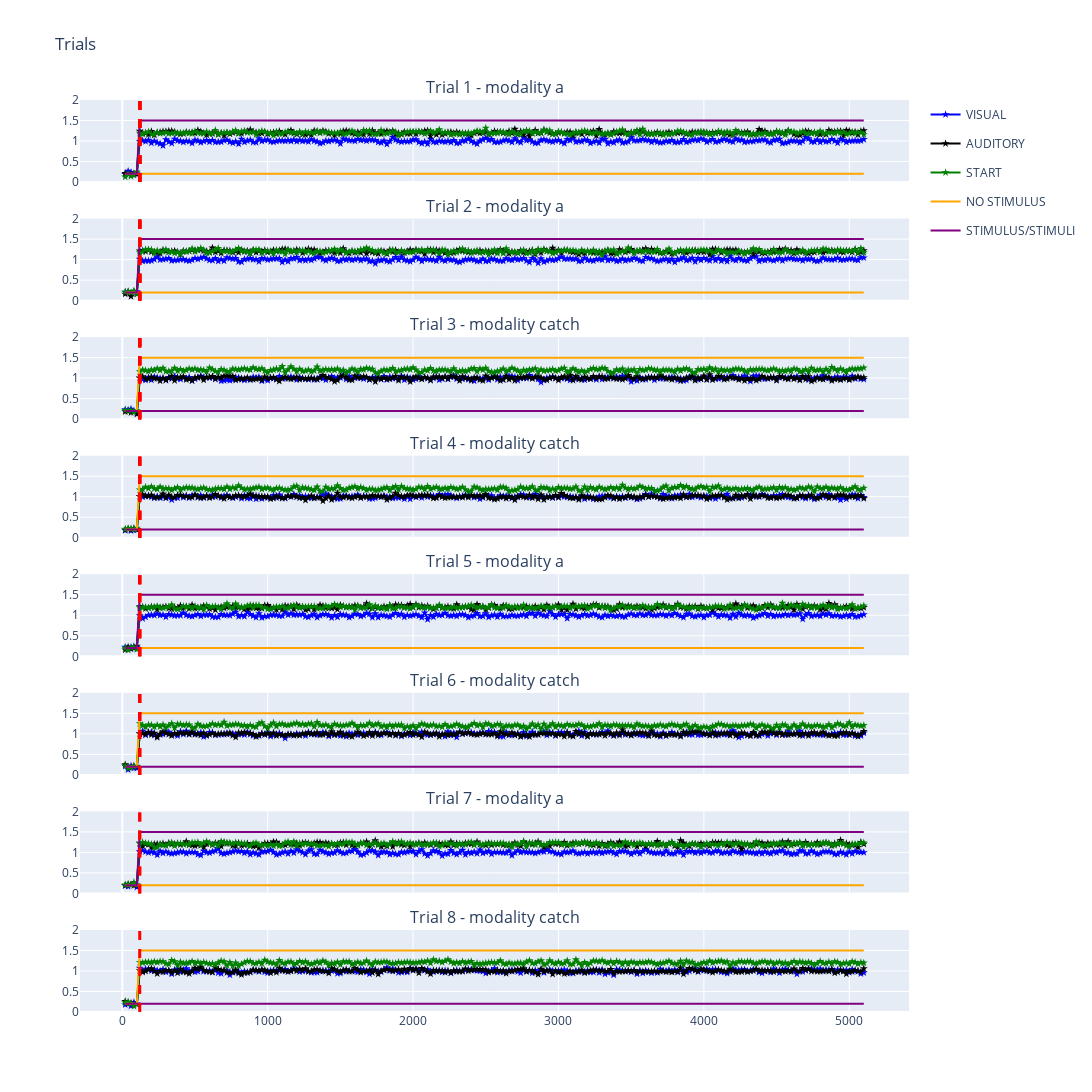

Notebook code cell kept with this figure:
### Code cell
fig = make_subplots(rows=minibatch_size, cols=1,
                    shared_xaxes=True,
                    vertical_spacing=0.04,
                    subplot_titles=[
                        "Trial " + str(i + 1) + " - modality " + str(trials['modality'][i])
                        for i in range(minibatch_size)])
showlegend = True
for i in range(minibatch_size):
    fig.add_trace(go.Scatter(
        name="VISUAL",
        mode="markers+lines", x=t, y=trials['inputs'][i][:,0],
        marker_symbol="star",
        legendgroup="VISUAL",
        showlegend=showlegend,
        line_color = 'blue'
    ), row=i+1, col=1)
    fig.add_trace(go.Scatter(
        name="AUDITORY",
        mode="markers+lines", x=t, y=trials['inputs'][i][:,1],
        marker_symbol="star",
        legendgroup="AUDITORY",
        showlegend=showlegend,
        line_color = 'black'
    ), row=i+1, col=1)
    fig.add_trace(go.Scatter(
        name="START",
        mode="markers+lines", x=t, y=trials['inputs'][i][:,2],
        marker_symbol="star",
        legendgroup="START",
        showlegend=showlegend,
        line_color = 'green'
    ), row=i+1, col=1)
    fig.add_trace(go.Scatter(
        name="NO STIMULUS",
        mode="lines", x=t, y=trials['outputs'][i][:,0],
        legendgroup="OUTPUT 1",
        showlegend=showlegend,
        line_color = 'orange'
    ), row=i+1, col=1)
    fig.add_trace(go.Scatter(
        name="STIMULUS/STIMULI",
        mode="lines", x=t, y=trials['outputs'][i][:,1],
        legendgroup="OUTPUT 2",
        showlegend=showlegend,
        line_color = 'purple'
    ), row=i+1, col=1)
    fig.add_vline(x=task.fixation + dt, line_width=3, line_dash="dash", line_color="red")
    showlegend = False
    fig.update_yaxes(range=[0, 2], row=i+1, col=1)
fig.update_layout(height=1300, width=1300, title_text="Trials")
fig.show()

# Q
# How can we insert the inter-trials interval? (3-5 s) Was it present in Guido's task? No
# Sometimes the input stimulus is very low; are we fine with that? YES
# separate auditory and visual neurons in the networks
# 40 visual + 40 auditory in one epoch, 50% of them can be catch trials

### Figure 1 — Plotly figure (JSON) as saved in the notebook; plotly's stock layout.template omitted (floating-point values rounded to 4 significant figures; data arrays with more than 128 entries replaced by an {"elided": "..."} marker saying what was removed)
{"data": [{"legendgroup": "VISUAL", "line": {"color": "blue"}, "marker": {"symbol": "star"}, "mode": "markers+lines", "name": "VISUAL", "showlegend": true, "type": "scatter", "x": {"elided": "255 int values"}, "xaxis": "x", "y": {"elided": "255 float values"}, "yaxis": "y"}, {"legendgroup": "AUDITORY", "line": {"color": "black"}, "marker": {"symbol": "star"}, "mode": "markers+lines", "name": "AUDITORY", "showlegend": true, "type": "scatter", "x": {"elided": "255 int values"}, "xaxis": "x", "y": {"elided": "255 float values"}, "yaxis": "y"}, {"legendgroup": "START", "line": {"color": "green"}, "marker": {"symbol": "star"}, "mode": "markers+lines", "name": "START", "showlegend": true, "type": "scatter", "x": {"elided": "255 int values"}, "xaxis": "x", "y": {"elided": "255 float values"}, "yaxis": "y"}, {"legendgroup": "OUTPUT 1", "line": {"color": "orange"}, "mode": "lines", "name": "NO STIMULUS", "showlegend": true, "type": "scatter", "x": {"elided": "255 int values"}, "xaxis": "x", "y": {"elided": "255 float values"}, "yaxis": "y"}, {"legendgroup": "OUTPUT 2", "line": {"color": "purple"}, "mode": "lines", "name": "STIMULUS/STIMULI", "showlegend": true, "type": "scatter", "x": {"elided": "255 int values"}, "xaxis": "x", "y": {"elided": "255 float values"}, "yaxis": "y"}, {"legendgroup": "VISUAL", "line": {"color": "blue"}, "marker": {"symbol": "star"}, "mode": "markers+lines", "name": "VISUAL", "showlegend": false, "type": "scatter", "x": {"elided": "255 int values"}, "xaxis": "x2", "y": {"elided": "255 float values"}, "yaxis": "y2"}, {"legendgroup": "AUDITORY", "line": {"color": "black"}, "marker": {"symbol": "star"}, "mode": "markers+lines", "name": "AUDITORY", "showlegend": false, "type": "scatter", "x": {"elided": "255 int values"}, "xaxis": "x2", "y": {"elided": "255 float values"}, "yaxis": "y2"}, {"legendgroup": "START", "line": {"color": "green"}, "marker": {"symbol": "star"}, "mode": "markers+lines", "name": "START", "showlegend": false, "type": "scatter", "x": {"elided": "255 int values"}, "xaxis": "x2", "y": {"elided": "255 float values"}, "yaxis": "y2"}, {"legendgroup": "OUTPUT 1", "line": {"color": "orange"}, "mode": "lines", "name": "NO STIMULUS", "showlegend": false, "type": "scatter", "x": {"elided": "255 int values"}, "xaxis": "x2", "y": {"elided": "255 float values"}, "yaxis": "y2"}, {"legendgroup": "OUTPUT 2", "line": {"color": "purple"}, "mode": "lines", "name": "STIMULUS/STIMULI", "showlegend": false, "type": "scatter", "x": {"elided": "255 int values"}, "xaxis": "x2", "y": {"elided": "255 float values"}, "yaxis": "y2"}, {"legendgroup": "VISUAL", "line": {"color": "blue"}, "marker": {"symbol": "star"}, "mode": "markers+lines", "name": "VISUAL", "showlegend": false, "type": "scatter", "x": {"elided": "255 int values"}, "xaxis": "x3", "y": {"elided": "255 float values"}, "yaxis": "y3"}, {"legendgroup": "AUDITORY", "line": {"color": "black"}, "marker": {"symbol": "star"}, "mode": "markers+lines", "name": "AUDITORY", "showlegend": false, "type": "scatter", "x": {"elided": "255 int values"}, "xaxis": "x3", "y": {"elided": "255 float values"}, "yaxis": "y3"}, {"legendgroup": "START", "line": {"color": "green"}, "marker": {"symbol": "star"}, "mode": "markers+lines", "name": "START", "showlegend": false, "type": "scatter", "x": {"elided": "255 int values"}, "xaxis": "x3", "y": {"elided": "255 float values"}, "yaxis": "y3"}, {"legendgroup": "OUTPUT 1", "line": {"color": "orange"}, "mode": "lines", "name": "NO STIMULUS", "showlegend": false, "type": "scatter", "x": {"elided": "255 int values"}, "xaxis": "x3", "y": {"elided": "255 float values"}, "yaxis": "y3"}, {"legendgroup": "OUTPUT 2", "line": {"color": "purple"}, "mode": "lines", "name": "STIMULUS/STIMULI", "showlegend": false, "type": "scatter", "x": {"elided": "255 int values"}, "xaxis": "x3", "y": {"elided": "255 float values"}, "yaxis": "y3"}, {"legendgroup": "VISUAL", "line": {"color": "blue"}, "marker": {"symbol": "star"}, "mode": "markers+lines", "name": "VISUAL", "showlegend": false, "type": "scatter", "x": {"elided": "255 int values"}, "xaxis": "x4", "y": {"elided": "255 float values"}, "yaxis": "y4"}, {"legendgroup": "AUDITORY", "line": {"color": "black"}, "marker": {"symbol": "star"}, "mode": "markers+lines", "name": "AUDITORY", "showlegend": false, "type": "scatter", "x": {"elided": "255 int values"}, "xaxis": "x4", "y": {"elided": "255 float values"}, "yaxis": "y4"}, {"legendgroup": "START", "line": {"color": "green"}, "marker": {"symbol": "star"}, "mode": "markers+lines", "name": "START", "showlegend": false, "type": "scatter", "x": {"elided": "255 int values"}, "xaxis": "x4", "y": {"elided": "255 float values"}, "yaxis": "y4"}, {"legendgroup": "OUTPUT 1", "line": {"color": "orange"}, "mode": "lines", "name": "NO STIMULUS", "showlegend": false, "type": "scatter", "x": {"elided": "255 int values"}, "xaxis": "x4", "y": {"elided": "255 float values"}, "yaxis": "y4"}, {"legendgroup": "OUTPUT 2", "line": {"color": "purple"}, "mode": "lines", "name": "STIMULUS/STIMULI", "showlegend": false, "type": "scatter", "x": {"elided": "255 int values"}, "xaxis": "x4", "y": {"elided": "255 float values"}, "yaxis": "y4"}, {"legendgroup": "VISUAL", "line": {"color": "blue"}, "marker": {"symbol": "star"}, "mode": "markers+lines", "name": "VISUAL", "showlegend": false, "type": "scatter", "x": {"elided": "255 int values"}, "xaxis": "x5", "y": {"elided": "255 float values"}, "yaxis": "y5"}, {"legendgroup": "AUDITORY", "line": {"color": "black"}, "marker": {"symbol": "star"}, "mode": "markers+lines", "name": "AUDITORY", "showlegend": false, "type": "scatter", "x": {"elided": "255 int values"}, "xaxis": "x5", "y": {"elided": "255 float values"}, "yaxis": "y5"}, {"legendgroup": "START", "line": {"color": "green"}, "marker": {"symbol": "star"}, "mode": "markers+lines", "name": "START", "showlegend": false, "type": "scatter", "x": {"elided": "255 int values"}, "xaxis": "x5", "y": {"elided": "255 float values"}, "yaxis": "y5"}, {"legendgroup": "OUTPUT 1", "line": {"color": "orange"}, "mode": "lines", "name": "NO STIMULUS", "showlegend": false, "type": "scatter", "x": {"elided": "255 int values"}, "xaxis": "x5", "y": {"elided": "255 float values"}, "yaxis": "y5"}, {"legendgroup": "OUTPUT 2", "line": {"color": "purple"}, "mode": "lines", "name": "STIMULUS/STIMULI", "showlegend": false, "type": "scatter", "x": {"elided": "255 int values"}, "xaxis": "x5", "y": {"elided": "255 float values"}, "yaxis": "y5"}, {"legendgroup": "VISUAL", "line": {"color": "blue"}, "marker": {"symbol": "star"}, "mode": "markers+lines", "name": "VISUAL", "showlegend": false, "type": "scatter", "x": {"elided": "255 int values"}, "xaxis": "x6", "y": {"elided": "255 float values"}, "yaxis": "y6"}, {"legendgroup": "AUDITORY", "line": {"color": "black"}, "marker": {"symbol": "star"}, "mode": "markers+lines", "name": "AUDITORY", "showlegend": false, "type": "scatter", "x": {"elided": "255 int values"}, "xaxis": "x6", "y": {"elided": "255 float values"}, "yaxis": "y6"}, {"legendgroup": "START", "line": {"color": "green"}, "marker": {"symbol": "star"}, "mode": "markers+lines", "name": "START", "showlegend": false, "type": "scatter", "x": {"elided": "255 int values"}, "xaxis": "x6", "y": {"elided": "255 float values"}, "yaxis": "y6"}, {"legendgroup": "OUTPUT 1", "line": {"color": "orange"}, "mode": "lines", "name": "NO STIMULUS", "showlegend": false, "type": "scatter", "x": {"elided": "255 int values"}, "xaxis": "x6", "y": {"elided": "255 float values"}, "yaxis": "y6"}, {"legendgroup": "OUTPUT 2", "line": {"color": "purple"}, "mode": "lines", "name": "STIMULUS/STIMULI", "showlegend": false, "type": "scatter", "x": {"elided": "255 int values"}, "xaxis": "x6", "y": {"elided": "255 float values"}, "yaxis": "y6"}, {"legendgroup": "VISUAL", "line": {"color": "blue"}, "marker": {"symbol": "star"}, "mode": "markers+lines", "name": "VISUAL", "showlegend": false, "type": "scatter", "x": {"elided": "255 int values"}, "xaxis": "x7", "y": {"elided": "255 float values"}, "yaxis": "y7"}, {"legendgroup": "AUDITORY", "line": {"color": "black"}, "marker": {"symbol": "star"}, "mode": "markers+lines", "name": "AUDITORY", "showlegend": false, "type": "scatter", "x": {"elided": "255 int values"}, "xaxis": "x7", "y": {"elided": "255 float values"}, "yaxis": "y7"}, {"legendgroup": "START", "line": {"color": "green"}, "marker": {"symbol": "star"}, "mode": "markers+lines", "name": "START", "showlegend": false, "type": "scatter", "x": {"elided": "255 int values"}, "xaxis": "x7", "y": {"elided": "255 float values"}, "yaxis": "y7"}, {"legendgroup": "OUTPUT 1", "line": {"color": "orange"}, "mode": "lines", "name": "NO STIMULUS", "showlegend": false, "type": "scatter", "x": {"elided": "255 int values"}, "xaxis": "x7", "y": {"elided": "255 float values"}, "yaxis": "y7"}, {"legendgroup": "OUTPUT 2", "line": {"color": "purple"}, "mode": "lines", "name": "STIMULUS/STIMULI", "showlegend": false, "type": "scatter", "x": {"elided": "255 int values"}, "xaxis": "x7", "y": {"elided": "255 float values"}, "yaxis": "y7"}, {"legendgroup": "VISUAL", "line": {"color": "blue"}, "marker": {"symbol": "star"}, "mode": "markers+lines", "name": "VISUAL", "showlegend": false, "type": "scatter", "x": {"elided": "255 int values"}, "xaxis": "x8", "y": {"elided": "255 float values"}, "yaxis": "y8"}, {"legendgroup": "AUDITORY", "line": {"color": "black"}, "marker": {"symbol": "star"}, "mode": "markers+lines", "name": "AUDITORY", "showlegend": false, "type": "scatter", "x": {"elided": "255 int values"}, "xaxis": "x8", "y": {"elided": "255 float values"}, "yaxis": "y8"}, {"legendgroup": "START", "line": {"color": "green"}, "marker": {"symbol": "star"}, "mode": "markers+lines", "name": "START", "showlegend": false, "type": "scatter", "x": {"elided": "255 int values"}, "xaxis": "x8", "y": {"elided": "255 float values"}, "yaxis": "y8"}, {"legendgroup": "OUTPUT 1", "line": {"color": "orange"}, "mode": "lines", "name": "NO STIMULUS", "showlegend": false, "type": "scatter", "x": {"elided": "255 int values"}, "xaxis": "x8", "y": {"elided": "255 float values"}, "yaxis": "y8"}, {"legendgroup": "OUTPUT 2", "line": {"color": "purple"}, "mode": "lines", "name": "STIMULUS/STIMULI", "showlegend": false, "type": "scatter", "x": {"elided": "255 int values"}, "xaxis": "x8", "y": {"elided": "255 float values"}, "yaxis": "y8"}], "layout": {"annotations": [{"font": {"size": 16}, "showarrow": false, "text": "Trial 1 - modality a", "x": 0.5, "xanchor": "center", "xref": "paper", "y": 1.0, "yanchor": "bottom", "yref": "paper"}, {"font": {"size": 16}, "showarrow": false, "text": "Trial 2 - modality a", "x": 0.5, "xanchor": "center", "xref": "paper", "y": 0.87, "yanchor": "bottom", "yref": "paper"}, {"font": {"size": 16}, "showarrow": false, "text": "Trial 3 - modality catch", "x": 0.5, "xanchor": "center", "xref": "paper", "y": 0.74, "yanchor": "bottom", "yref": "paper"}, {"font": {"size": 16}, "showarrow": false, "text": "Trial 4 - modality catch", "x": 0.5, "xanchor": "center", "xref": "paper", "y": 0.61, "yanchor": "bottom", "yref": "paper"}, {"font": {"size": 16}, "showarrow": false, "text": "Trial 5 - modality a", "x": 0.5, "xanchor": "center", "xref": "paper", "y": 0.48, "yanchor": "bottom", "yref": "paper"}, {"font": {"size": 16}, "showarrow": false, "text": "Trial 6 - modality catch", "x": 0.5, "xanchor": "center", "xref": "paper", "y": 0.35, "yanchor": "bottom", "yref": "paper"}, {"font": {"size": 16}, "showarrow": false, "text": "Trial 7 - modality a", "x": 0.5, "xanchor": "center", "xref": "paper", "y": 0.22, "yanchor": "bottom", "yref": "paper"}, {"font": {"size": 16}, "showarrow": false, "text": "Trial 8 - modality catch", "x": 0.5, "xanchor": "center", "xref": "paper", "y": 0.09, "yanchor": "bottom", "yref": "paper"}], "height": 1300, "shapes": [{"line": {"color": "red", "dash": "dash", "width": 3}, "type": "line", "x0": 120, "x1": 120, "xref": "x", "y0": 0, "y1": 1, "yref": "y domain"}, {"line": {"color": "red", "dash": "dash", "width": 3}, "type": "line", "x0": 120, "x1": 120, "xref": "x", "y0": 0, "y1": 1, "yref": "y domain"}, {"line": {"color": "red", "dash": "dash", "width": 3}, "type": "line", "x0": 120, "x1": 120, "xref": "x2", "y0": 0, "y1": 1, "yref": "y2 domain"}, {"line": {"color": "red", "dash": "dash", "width": 3}, "type": "line", "x0": 120, "x1": 120, "xref": "x", "y0": 0, "y1": 1, "yref": "y domain"}, {"line": {"color": "red", "dash": "dash", "width": 3}, "type": "line", "x0": 120, "x1": 120, "xref": "x2", "y0": 0, "y1": 1, "yref": "y2 domain"}, {"line": {"color": "red", "dash": "dash", "width": 3}, "type": "line", "x0": 120, "x1": 120, "xref": "x3", "y0": 0, "y1": 1, "yref": "y3 domain"}, {"line": {"color": "red", "dash": "dash", "width": 3}, "type": "line", "x0": 120, "x1": 120, "xref": "x", "y0": 0, "y1": 1, "yref": "y domain"}, {"line": {"color": "red", "dash": "dash", "width": 3}, "type": "line", "x0": 120, "x1": 120, "xref": "x2", "y0": 0, "y1": 1, "yref": "y2 domain"}, {"line": {"color": "red", "dash": "dash", "width": 3}, "type": "line", "x0": 120, "x1": 120, "xref": "x3", "y0": 0, "y1": 1, "yref": "y3 domain"}, {"line": {"color": "red", "dash": "dash", "width": 3}, "type": "line", "x0": 120, "x1": 120, "xref": "x4", "y0": 0, "y1": 1, "yref": "y4 domain"}, {"line": {"color": "red", "dash": "dash", "width": 3}, "type": "line", "x0": 120, "x1": 120, "xref": "x", "y0": 0, "y1": 1, "yref": "y domain"}, {"line": {"color": "red", "dash": "dash", "width": 3}, "type": "line", "x0": 120, "x1": 120, "xref": "x2", "y0": 0, "y1": 1, "yref": "y2 domain"}, {"line": {"color": "red", "dash": "dash", "width": 3}, "type": "line", "x0": 120, "x1": 120, "xref": "x3", "y0": 0, "y1": 1, "yref": "y3 domain"}, {"line": {"color": "red", "dash": "dash", "width": 3}, "type": "line", "x0": 120, "x1": 120, "xref": "x4", "y0": 0, "y1": 1, "yref": "y4 domain"}, {"line": {"color": "red", "dash": "dash", "width": 3}, "type": "line", "x0": 120, "x1": 120, "xref": "x5", "y0": 0, "y1": 1, "yref": "y5 domain"}, {"line": {"color": "red", "dash": "dash", "width": 3}, "type": "line", "x0": 120, "x1": 120, "xref": "x", "y0": 0, "y1": 1, "yref": "y domain"}, {"line": {"color": "red", "dash": "dash", "width": 3}, "type": "line", "x0": 120, "x1": 120, "xref": "x2", "y0": 0, "y1": 1, "yref": "y2 domain"}, {"line": {"color": "red", "dash": "dash", "width": 3}, "type": "line", "x0": 120, "x1": 120, "xref": "x3", "y0": 0, "y1": 1, "yref": "y3 domain"}, {"line": {"color": "red", "dash": "dash", "width": 3}, "type": "line", "x0": 120, "x1": 120, "xref": "x4", "y0": 0, "y1": 1, "yref": "y4 domain"}, {"line": {"color": "red", "dash": "dash", "width": 3}, "type": "line", "x0": 120, "x1": 120, "xref": "x5", "y0": 0, "y1": 1, "yref": "y5 domain"}, {"line": {"color": "red", "dash": "dash", "width": 3}, "type": "line", "x0": 120, "x1": 120, "xref": "x6", "y0": 0, "y1": 1, "yref": "y6 domain"}, {"line": {"color": "red", "dash": "dash", "width": 3}, "type": "line", "x0": 120, "x1": 120, "xref": "x", "y0": 0, "y1": 1, "yref": "y domain"}, {"line": {"color": "red", "dash": "dash", "width": 3}, "type": "line", "x0": 120, "x1": 120, "xref": "x2", "y0": 0, "y1": 1, "yref": "y2 domain"}, {"line": {"color": "red", "dash": "dash", "width": 3}, "type": "line", "x0": 120, "x1": 120, "xref": "x3", "y0": 0, "y1": 1, "yref": "y3 domain"}, {"line": {"color": "red", "dash": "dash", "width": 3}, "type": "line", "x0": 120, "x1": 120, "xref": "x4", "y0": 0, "y1": 1, "yref": "y4 domain"}, {"line": {"color": "red", "dash": "dash", "width": 3}, "type": "line", "x0": 120, "x1": 120, "xref": "x5", "y0": 0, "y1": 1, "yref": "y5 domain"}, {"line": {"color": "red", "dash": "dash", "width": 3}, "type": "line", "x0": 120, "x1": 120, "xref": "x6", "y0": 0, "y1": 1, "yref": "y6 domain"}, {"line": {"color": "red", "dash": "dash", "width": 3}, "type": "line", "x0": 120, "x1": 120, "xref": "x7", "y0": 0, "y1": 1, "yref": "y7 domain"}, {"line": {"color": "red", "dash": "dash", "width": 3}, "type": "line", "x0": 120, "x1": 120, "xref": "x", "y0": 0, "y1": 1, "yref": "y domain"}, {"line": {"color": "red", "dash": "dash", "width": 3}, "type": "line", "x0": 120, "x1": 120, "xref": "x2", "y0": 0, "y1": 1, "yref": "y2 domain"}, {"line": {"color": "red", "dash": "dash", "width": 3}, "type": "line", "x0": 120, "x1": 120, "xref": "x3", "y0": 0, "y1": 1, "yref": "y3 domain"}, {"line": {"color": "red", "dash": "dash", "width": 3}, "type": "line", "x0": 120, "x1": 120, "xref": "x4", "y0": 0, "y1": 1, "yref": "y4 domain"}, {"line": {"color": "red", "dash": "dash", "width": 3}, "type": "line", "x0": 120, "x1": 120, "xref": "x5", "y0": 0, "y1": 1, "yref": "y5 domain"}, {"line": {"color": "red", "dash": "dash", "width": 3}, "type": "line", "x0": 120, "x1": 120, "xref": "x6", "y0": 0, "y1": 1, "yref": "y6 domain"}, {"line": {"color": "red", "dash": "dash", "width": 3}, "type": "line", "x0": 120, "x1": 120, "xref": "x7", "y0": 0, "y1": 1, "yref": "y7 domain"}, {"line": {"color": "red", "dash": "dash", "width": 3}, "type": "line", "x0": 120, "x1": 120, "xref": "x8", "y0": 0, "y1": 1, "yref": "y8 domain"}], "title": {"text": "Trials"}, "width": 1300, "xaxis": {"anchor": "y", "domain": [0, 1], "matches": "x8", "showticklabels": false}, "xaxis2": {"anchor": "y2", "domain": [0, 1], "matches": "x8", "showticklabels": false}, "xaxis3": {"anchor": "y3", "domain": [0, 1], "matches": "x8", "showticklabels": false}, "xaxis4": {"anchor": "y4", "domain": [0, 1], "matches": "x8", "showticklabels": false}, "xaxis5": {"anchor": "y5", "domain": [0, 1], "matches": "x8", "showticklabels": false}, "xaxis6": {"anchor": "y6", "domain": [0, 1], "matches": "x8", "showticklabels": false}, "xaxis7": {"anchor": "y7", "domain": [0, 1], "matches": "x8", "showticklabels": false}, "xaxis8": {"anchor": "y8", "domain": [0, 1]}, "yaxis": {"anchor": "x", "domain": [0.91, 1.0], "range": [0, 2]}, "yaxis2": {"anchor": "x2", "domain": [0.78, 0.87], "range": [0, 2]}, "yaxis3": {"anchor": "x3", "domain": [0.65, 0.74], "range": [0, 2]}, "yaxis4": {"anchor": "x4", "domain": [0.52, 0.61], "range": [0, 2]}, "yaxis5": {"anchor": "x5", "domain": [0.39, 0.48], "range": [0, 2]}, "yaxis6": {"anchor": "x6", "domain": [0.26, 0.35], "range": [0, 2]}, "yaxis7": {"anchor": "x7", "domain": [0.13, 0.22], "range": [0, 2]}, "yaxis8": {"anchor": "x8", "domain": [0, 0.09], "range": [0, 2]}}}
